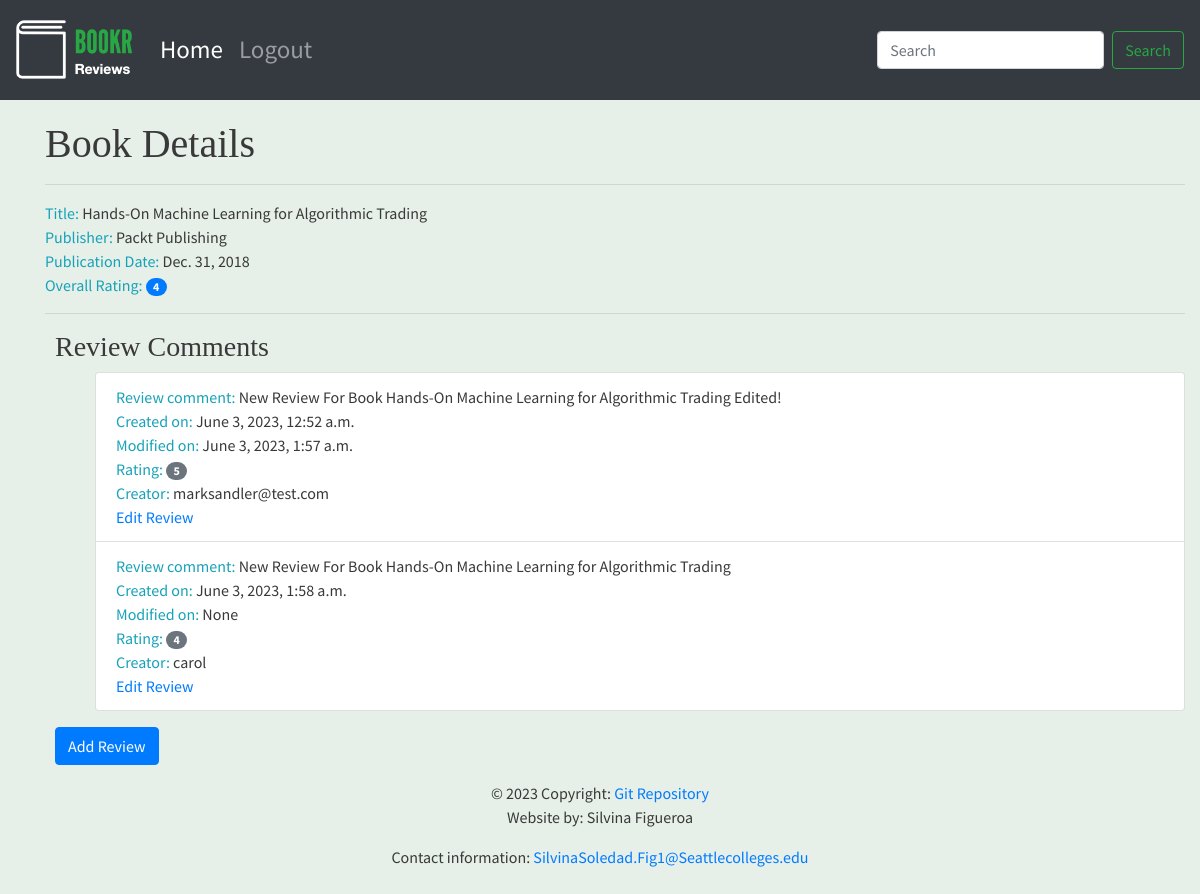
/book/2/, run on the app's committed database.
### reviews/models.py (models this page shows, shortened)
class Book(models.Model):
    title = models.CharField(max_length=70,
                             help_text="The title of the book.")
    publication_date = models.DateField(
        verbose_name="Date the book was published.")
    isbn = models.CharField(max_length=20,
                            verbose_name="ISBN number of the book.")
    publisher = models.ForeignKey(Publisher,
                                  on_delete=models.CASCADE)
    contributors = models.ManyToManyField('Contributor',
                                          through="BookContributor")
    cover = models.ImageField(upload_to="book_covers/", null=True, blank=True)
    sample = models.FileField(upload_to="book_samples/", null=True, blank=True)

class Publisher(models.Model):
    name = models.CharField(max_length=50,
                            help_text="The name of the Publisher.")
    website = models.URLField(help_text="The Publisher's website.")
    email = models.EmailField(help_text="The Publisher's email address.")
    def __str__(self):
        return self.name

class Review(models.Model):
    content = models.TextField(help_text="The Review text.")
    rating = models.IntegerField(help_text="The rating the reviewer has given.")
    date_created = models.DateTimeField(auto_now_add=True,
                                        help_text="The date and time the review was created.")
    date_edited = models.DateTimeField(null=True,
                                       help_text="The date and time the review was last edited.")
    creator = models.ForeignKey(auth.get_user_model(), on_delete=models.CASCADE)
    book = models.ForeignKey(Book, on_delete=models.CASCADE,
                             help_text="The Book that this review is for.")

### reviews/views.py (the view)
# urls.py: path('book/<int:pk>/', views.book_details, name='book_details'),
def book_details(request, pk):
    book = get_object_or_404(Book, pk=pk)
    reviews = book.review_set.all()
    if reviews:
        book_rating = average_rating([review.rating for review in reviews])
        context = {
            "book": book,
            "book_rating": book_rating,
            "reviews": reviews
        }
    else:
        context = {
            "book": book,
            "book_rating": None,
            "reviews": None
        }
    return render(request, 'reviews/book_details.html', context)

### reviews/utils.py (called while the page is built)
def average_rating(rating_list):
    if not rating_list:
        return 0
    return round(sum(rating_list) / len(rating_list))

### reviews/templates/reviews/book_details.html
{% extends 'reviews/review_base.html' %}
{% block content %}
<div style="margin-left: 20px; padding-left: 10px; padding-top: 20px;">
    <h1>Book Details</h1>
     <hr>
          <span class="text-info">Title: </span> <span>{{book.title}}</span>
          <br>
          <span class="text-info">Publisher: </span><span>{{book.publisher}}</span>
          <br>
          <span class="text-info">Publication Date: </span><span>{{book.publication_date}}</span>
          <br>
          <span class="text-info">Overall Rating: </span><span class="badge badge-primary badge-pill">{{book_rating}}</span>
          <br>
        {% if not reviews %}
                <span class="text-secondary">This books does not have any review yet</span>
                <br>
        {%else%}
                <hr>
                </div>
                <div style="margin-left: 20px; padding-left: 20px;">
                <h3>Review Comments</h3>
                <ul>
                {% for review in reviews %}
                      <li class="list-group-item">
                            <span class="text-info">Review comment: </span> <span>{{ review.content }}</span>
                            <br>
                            <span class="text-info">Created on: </span><span>{{ review.date_created }}</span>
                            <br>
                            <span class="text-info">Modified on: </span><span>{{ review.date_edited }}</span>
                            <br>
                            <span class="text-info">Rating: </span><span class="badge badge-secondary badge-pill">{{ review.rating }}</span>
                            <br>
                            <span class="text-info">Creator: </span><span>{{ review.creator.username }}</span>
                            <br>
                            <a href="{% url 'review_edit' book.pk review.pk %}">Edit Review</a>
                      </li>
                {% endfor %}
                    </ul>
          {% endif %}
      <a class="btn btn-primary" href="{% url 'review_create' book.pk %}">Add Review</a>
    </div>
{% endblock %}

### bookr/static/main.css (style rules this page uses)
body { font-family: 'Source Sans Pro', sans-serif; background-color: #e6efe8; color: #393939; }
h1, h2, h3, h4, h5, h6 { font-family: 'Libre Baskerville', serif; }

### data on the page
Book: title "Hands-On Machine Learning for Algorithmic Trading", publisher "Packt Publishing", publication_date "Dec. 31, 2018"
Review: content "New Review For Book Hands-On Machine Learning for Algorithmic Trading Edited!", date_created "June 3, 2023, 12:52 a.m.", date_edited "June 3, 2023, 1:57 a.m.", rating "5", creator.username "marksandler@test.com"
Review: content "New Review For Book Hands-On Machine Learning for Algorithmic Trading", date_created "June 3, 2023, 1:58 a.m.", date_edited "None", rating "4", creator.username "carol"

### other printed values
{{ book_rating }} "4"
